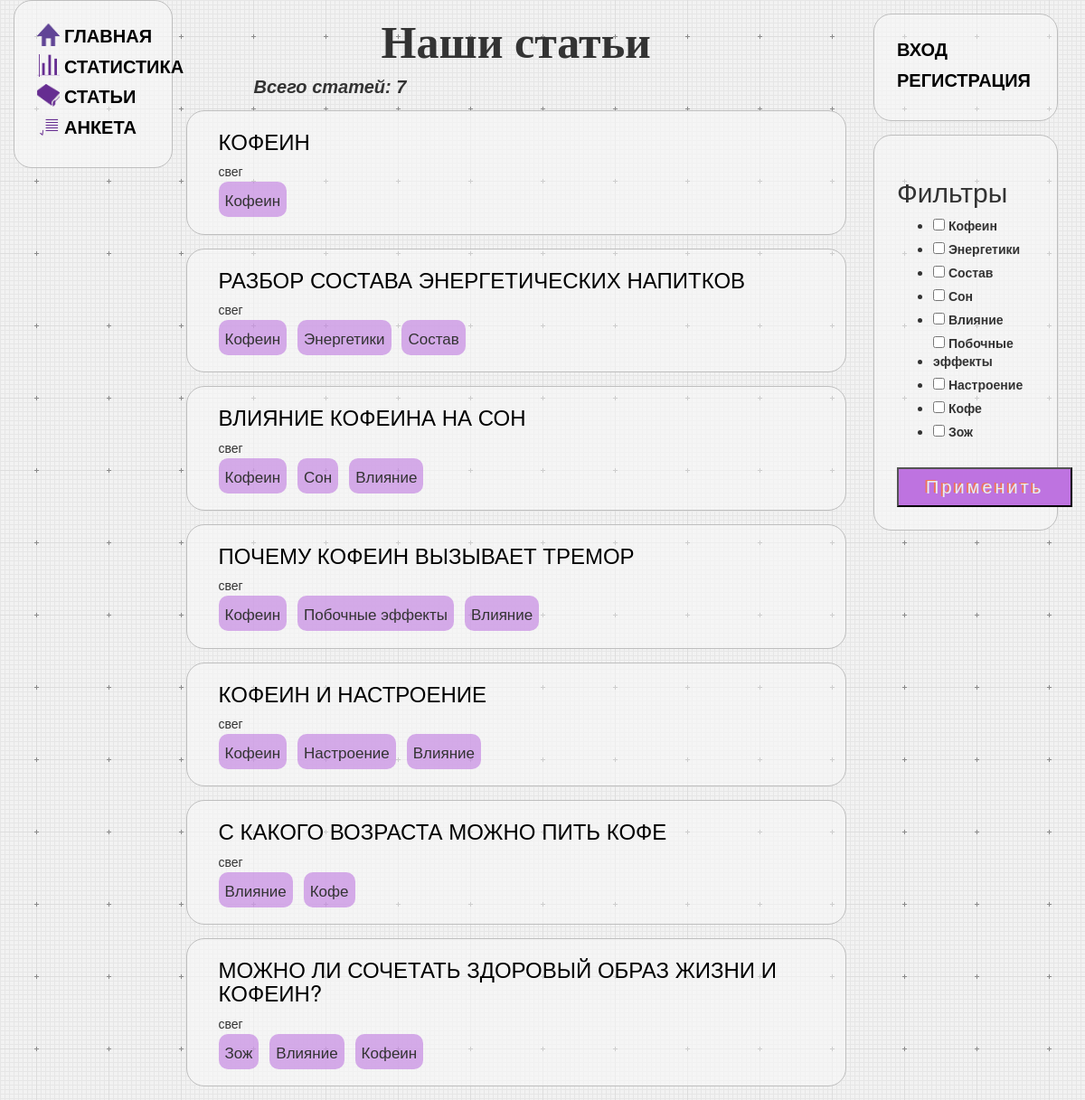
/caffeine/articles/, run on an earlier commit of the app's database.
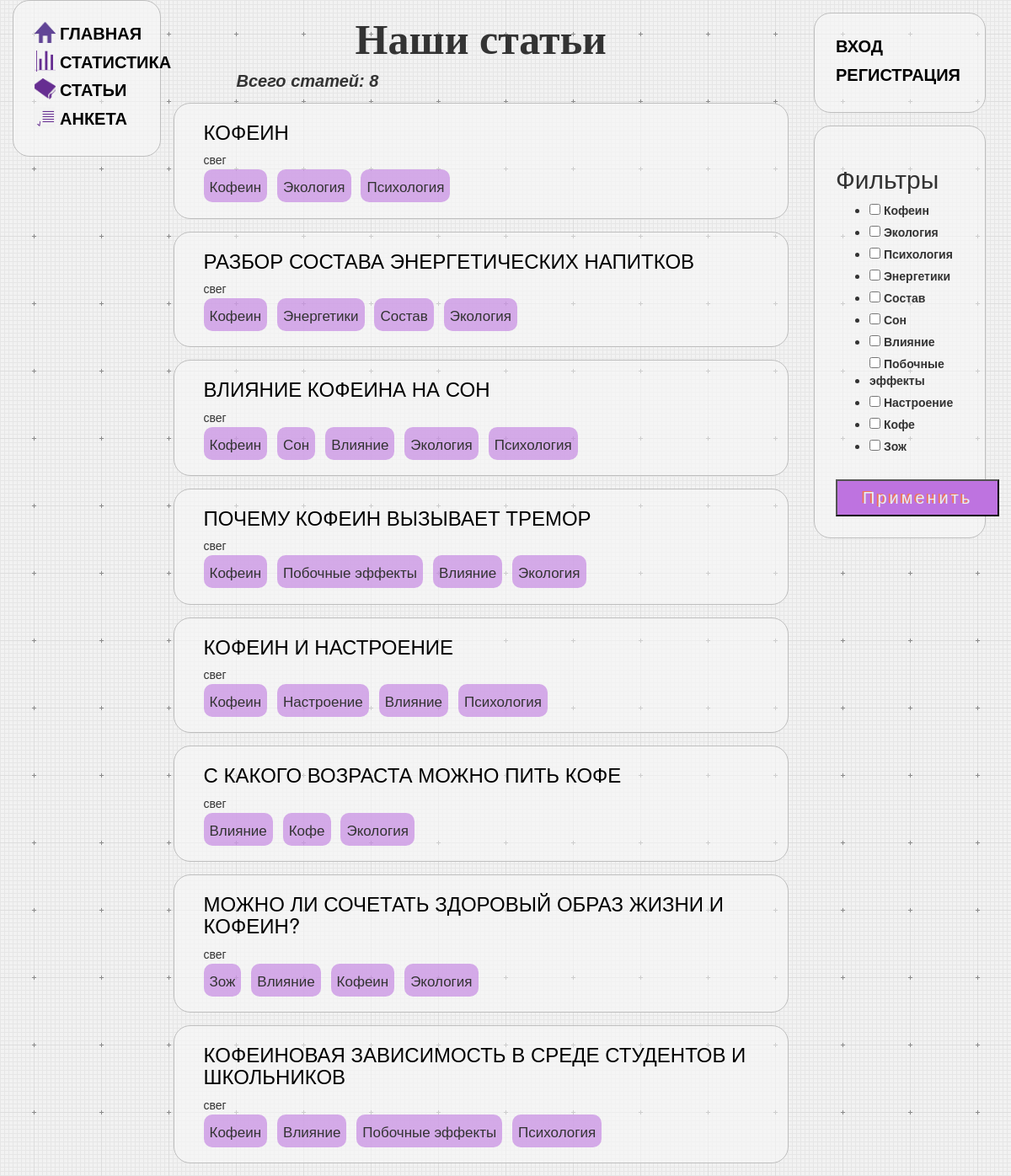
And on a later commit of the database.
### catalog/models.py (models this page shows, shortened)
class Article(models.Model):
    article_id = models.AutoField(primary_key=True)
    title = models.TextField()
    summary = models.TextField(null=True)
    tags = models.TextField(null=True)
    template = models.TextField(default='base_article')
    class Meta:
        pass
    def create_dict(self):
        return {'title': self.title, 'tags': [i.capitalize().replace('_', ' ') for i in self.tags.split()],
                'summary': self.summary, 'id': self.article_id}

### catalog/views.py (the view)
# urls.py: urlpatterns += [path('articles/', views.articles_view, name="articles")]
def articles_view(request):
    num = Article.objects.all().count()
    articles_list = [i.create_dict() for i in Article.objects.all()]
    form = Articles_filter()
    filters = None
    if request.method == 'POST':
        req = dict(request.POST)
        if 'filter_field' in req.keys():
            filters = req['filter_field']
            articles_list = [i for i in articles_list if set(i['tags']).intersection(set(filters))]
            num = len(articles_list)
    return render(request, 'articles.html', {'num': num, 'articles_list': articles_list,
                                             'form': form, 'filters': filters})

### catalog/forms.py
class Articles_filter(forms.Form):
    tag_list = []
    articles = Article.objects.all()
    for i in articles:
        for j in i.create_dict()['tags']:
            if j not in tag_list:
                tag_list.append(j)
    filter_list = [(i, i) for i in tag_list]
    filter_field = forms.MultipleChoiceField(widget=forms.CheckboxSelectMultiple, choices=filter_list)

### templates/articles.html (shortened to what this page needs)
{% extends "base_generic.html" %}
{% block content %}
<h1 class="h1_class">Наши статьи</h1>
<h3 class="h3_class">{% if not filters %}Всего статей{% else %} Количество статей содержащих {% for tag in filters %}<span class="tag">{{tag}}</span>{% endfor %}{% endif %}: {{ num }}</h3>
{% for article in articles_list %}
<div class="questionary">
    <a href={{article.id}}><h3>{{article.title}}</h3></a>
    <p>{{article.summary}}</p>
    {% for tag in article.tags %}
    <span class="tag">{{tag}}</span>
    {% endfor %}
</div>
{% endfor %}
{% endblock %}
{% block right-col %}
<h2>Фильтры</h2>
<form method="post" action="{% url 'articles' %}">
    <table>
        {% for question in form %}
            <tr>
              <td>{{ question }}</td>
            </tr>
        {% endfor %}
    </table>
    <div class="button_field">
        <input class="next_button" type="submit" value="Применить" />
    </div>
</form>
{% endblock %}

### templates/base_generic.html (shortened to what this page needs)
<!DOCTYPE html>
<html lang="en">
<head>
  <link rel="stylesheet" href="https://maxcdn.bootstrapcdn.com/bootstrap/3.3.7/css/bootstrap.min.css">
  {% load static %}
  {% load static %}
  <link rel="stylesheet" href="{% static 'css/styles.css' %}">
   <link rel="stylesheet" href="{% static 'css/popupstyles.css' %}">
</head>
<body>
<div class="container">
  <div class="first-col">
    {% block sidebar %}
      <div class="style container-col">
          <div class="link1"><img class="icon" src="{% static 'img/home.png' %}"><a class="letters_sb" href="{% url 'index' %}">Главная</a></div>
          <div class="link1"><img class="icon" src="{% static 'img/stat.png' %}"><a class="letters_sb" href="{% url 'statistic' %}">Статистика</a></div>
          <div class="link1"><img class="icon" src="{% static 'img/book.png' %}"><a class="letters_sb" href="{% url 'articles' %}">Статьи</a></div>
          <div class="link1"><img class="icon" src="{% static 'img/anketa.png' %}"><a class="letters_sb" href="{% url 'questionary' %}">Анкета</a></div>
  </div>
    {% endblock %}
</div>
      <div class="second-col">
      {% block content %}{% endblock %}
      </div>
      <div class="third-col">
      <div class="style"> {% if user.is_authenticated %}
          <dd class="letters_sb">Пользователь: {{ user.get_username }}</dd>
          <dd class="letters_sb"><a href="{% url 'logout'%}?next={{request.path}}">Выход</a></dd>
          {% else %}
          <dd class="letters_sb"><a href="{% url 'login'%}?next={{request.path}}">Вход</a></dd>
          <dd class="letters_sb"><a href="{% url 'registration' %}">Регистрация</a></dd>{% endif %}
      </div><div class="style"> {% block right-col %}{% endblock %}</div></div>
  </div>
</body>
</html>

### catalog/static/css/styles.css (style rules this page uses)
.style { border-style: solid; border-radius: 20px; border-color: #bebebe; border-width: 1px; background-color:#f8f8f89a; margin: 15px; padding: 25px; }
.letters_sb { font-weight: 700; font-size: 20px; font-family: sans-serif; margin-bottom: 5px; }
a { color: black; text-decoration: none; text-transform: uppercase; cursor: pointer; }
.questionary { border-style: solid; border-radius: 20px; border-color: #bebebe; border-width: 1px; background-color:#f8f8f89a; margin: 15px; padding-left: 35px; padding-bottom: 25px; }
.next_button { position: relative; display: inline-block; padding: 10px 30px; margin-right: 10px; text-decoration: none; font-family: sans-serif; font-size: 20px; line-height: 1; letter-spacing: 3px; color: #E8EFF1; text-shadow: -2px -1px #F17555; background: #be73e0; transition: .3s; }
.button_field { margin-left: 0px; margin-top: 15px; }
.tag { background-color: #bd73e091; border-radius: 10px; margin-right: 8px; padding: 7px; font-size: 17px; }
.h1_class { font-size: 50px; font-weight: 800; font-family: Verdana; text-align: center; }
.h3_class { font-style: italic; font-weight: 700; font-size: 20px; font-family: sans-serif; margin-top: 10px; margin-left: 90px; margin-right: 90px; }
.container { display: flex; background-image: url(../img/background3.png); flex-direction: row; margin: 0px; width: 100%; }
.first-col { width: 15%; }
.second-col { width: 65%; }
.third-col { width: 20%; }
.link1 { display: flex; flex-direction: row; }
.container-col { display: flex; flex-direction: column; margin: 0px; }
.icon { margin-right: 5px; width: 25px; height: 25px; }

What changed in the data, as far as the page shows it:
added Article: title "КОФЕИНОВАЯ ЗАВИСИМОСТЬ В СРЕДЕ СТУДЕНТОВ И ШКОЛЬНИКОВ", summary "свег"
Also different on the page:
{{ num }}: "7" → "8"
form field filter_field: "☐ ☐ ☐ ☐ ☐ ☐ ☐ ☐ ☐" → "☐ ☐ ☐ ☐ ☐ ☐ ☐ ☐ ☐ ☐ ☐"
new list line: "Экология Психология"
new list line: "Экология"
new list line: "Психология"
new list line: "Кофеин Влияние Побочные эффекты Психология"
text no longer shown: "Кофеин Энергетики Состав Сон Влияние Побочные эффекты Настроение Кофе Зож"
text now shown: "Кофеин Экология Психология Энергетики Состав Сон Влияние Побочные эффекты Настроение Кофе Зож"
